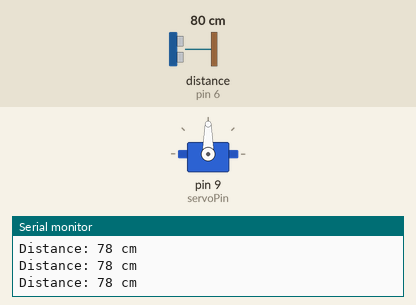
Bench run of a sketch on a simulated Arduino Uno, built with avr-gcc and run on an emulated ATmega328P. Parts: servo, the last lines printed to the serial monitor. Wiring (inferred from the names in the program): ultrasonic range finder: trigger pin 7; echo pin 6. The test bench sets the inputs (shaded band); at power-on: distance to the obstacle (sensor on pin 6) 80 cm. The echo pulse lasts 58.3 µs per cm.

Above: at 4.0 s.
4.1 s: distance to the obstacle (sensor on pin 6) set to 97 cm
5.6 s: distance to the obstacle (sensor on pin 6) set to 106 cm
At 6.4 s:
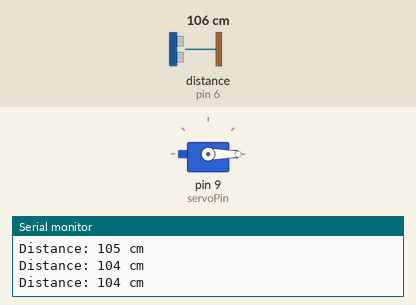
7.1 s: distance to the obstacle (sensor on pin 6) set to 2 cm
At 7.8 s:
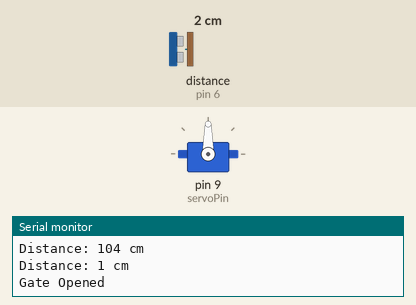
8.6 s: distance to the obstacle (sensor on pin 6) set to 120 cm
At 11.7 s:
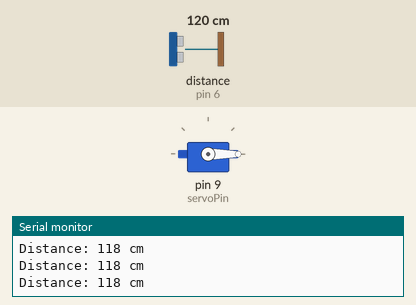
Timing chart, 0 to 12.6 s (numbered marks = the images above; inputs shaded):
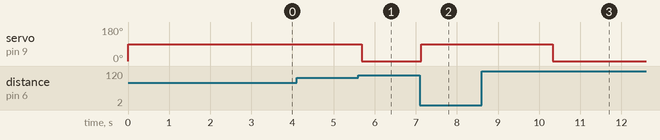

Measured:
- the behaviour switches between 101 and 102 cm on distance to the obstacle (sensor on pin 6) (found by bisection; images 0 and 1)
- after the input at 5.6 s, servo on pin 9 (servoPin): 90° → 0° after 0.08 s
- after the input at 7.1 s, servo on pin 9 (servoPin): 0° → 90° at once
- after the input at 8.6 s, servo on pin 9 (servoPin): 90° → 0° after 1.7 s

The sketch:

Smart_Automatic_Gate.ino
```cpp
#include <Servo.h>

Servo gateServo;

const int trigPin = 7;
const int echoPin = 6;
const int servoPin = 9;

long duration;
int distance;
bool gateOpen = false;

void setup() {
gateServo.attach(servoPin);

pinMode(trigPin, OUTPUT);
pinMode(echoPin, INPUT);

gateServo.write(0);

Serial.begin(9600);
}

void loop() {
digitalWrite(trigPin, LOW);
delayMicroseconds(2);

digitalWrite(trigPin, HIGH);
delayMicroseconds(10);
digitalWrite(trigPin, LOW);

duration = pulseIn(echoPin, HIGH);

distance = duration * 0.034 / 2;

Serial.print("Distance: ");
Serial.print(distance);
Serial.println(" cm");

if (distance < 100 && gateOpen == false) {
gateServo.write(90);
gateOpen = true;
Serial.println("Gate Opened");
delay(3000);
}

else if (distance >= 100 && gateOpen == true) {
gateServo.write(0);
gateOpen = false;
Serial.println("Gate Closed");
}

delay(200);
}
```
